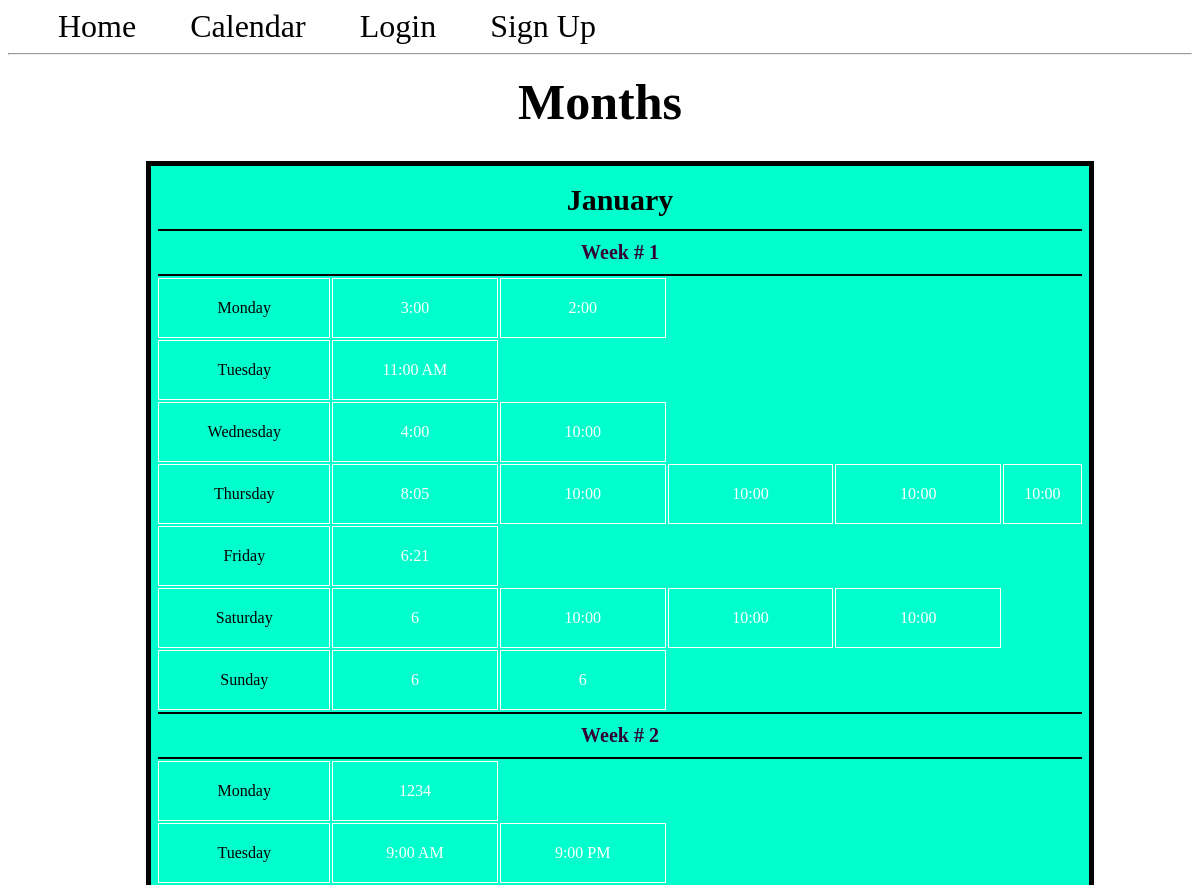
/months (upper part), run on an earlier commit of the app's database.
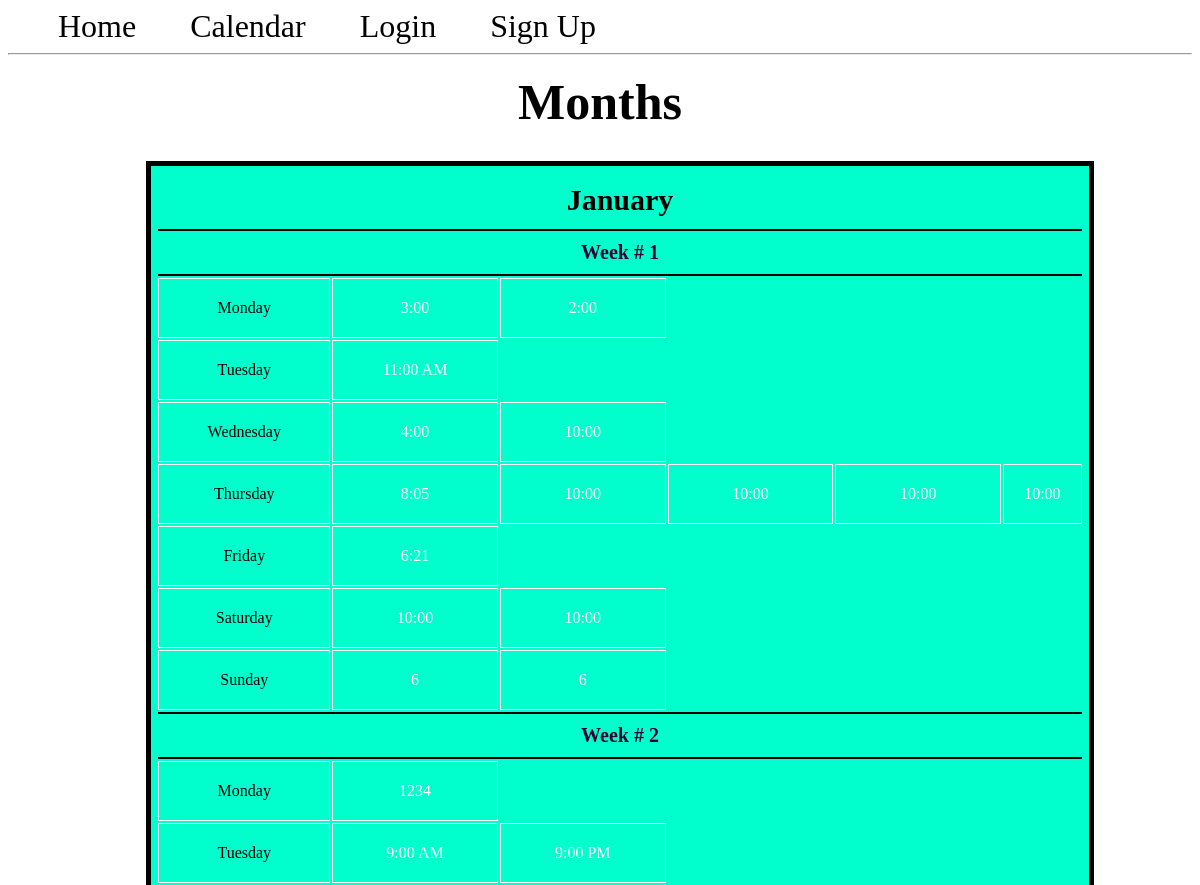
And on a later commit of the database.
### app.py (models this page shows, shortened)
class Month(db.Model):
  id = db.Column(db.Integer, primary_key=True)
  month = db.Column(db.String(100), nullable=False)
  weeks = db.relationship('Week', backref='month')

class Week(db.Model):
  id = db.Column(db.Integer, primary_key=True)
  month_id = db.Column(db.Integer, db.ForeignKey('month.id'))
  days = db.relationship('Day', backref='week')

class Day(db.Model):
  id = db.Column(db.Integer, primary_key=True)
  day = db.Column(db.String(100), nullable=False)
  week_id = db.Column(db.Integer, db.ForeignKey('week.id'))
  times = db.relationship('Time', backref='day')

class Time(db.Model):
  id = db.Column(db.Integer, primary_key=True)
  time = db.Column(db.String(100))
  day_id = db.Column(db.Integer, db.ForeignKey('day.id'))

### app.py (the view)
@app.route('/months')
def index():
  months = Month.query.all()
  return render_template('index.html', months=months)

### templates/index.html
{% extends 'base.html' %}
{% block content %}
  <h1 class ="title">{% block title %} Months {% endblock %}</h1>
  <div class="monthContainer">
    {% for month in months %}
      <table class ="month">
          <tr>
            <th class="monthTitle", colspan = "10">{{month.month}}</th>
          </tr>
          {% for week in month.weeks %}
            <tr>
              <th class ="week", colspan = "10">Week # {{week.id}}</th>
            </tr>
            {% for day in week.days %}
              <tr>
                  <td class="cells"> <a href="{{ url_for('display_day', day_id=day.id)}}">{{day.day}}</a></td>
                  {% for time in day.times %}
                    <td class="cells">{{time.time}}</td>
                  {% endfor %}
              </tr>
            {% endfor %}
          {% endfor %}
      </table>
    {% endfor %}
  </div>
{% endblock %}

### templates/base.html (shortened to what this page needs)
<!DOCTYPE html>
<html lang="en">
<head>
  <link rel="stylesheet" href="{{url_for('static', filename='base.css')}}"/>
</head>
<body>
  <nav>
      <a href="/">Home</a>
      <a href="{{ url_for('index') }}">Calendar</a>
      {% if not current_user.is_authenticated %}
        <a href="{{ url_for('login') }}">Login</a>
        <a href="{{ url_for('signup') }}">Sign Up</a>
      {% endif %}
  </nav>
  <hr>
  <div class="content">
    {% block content %}  {% endblock %}
  </div>
</body>
</html>

### static/base.css (style rules this page uses)
.title { text-align: center; margin: 10px; width: 100%; font-size: 50px; }
.content { width: 100%; display: flex; flex-direction: row; flex-wrap: wrap; }
.monthContainer { position: relative; margin: auto; width: 80%; }
.month { text-align: center; flex: 20%; padding: 5px; margin: 20px; width: 100%; background-color: #00ffcc; border: 5px solid black; }
.monthTitle { font-size: 30px; text-align: center; padding: 10px; }
.week { color: #330033; text-decoration: none; text-align: center; font-size: 20px; padding: 10px; border-top: 2px solid black; border-bottom: 2px solid black; }
a:link { text-decoration: none; color: black; }
td { border: 1px solid white; color: #FFFF; padding: 20px; }
.cells { width: 20%; }
nav a { color: #000066; font-size: 2em; margin-left: 50px; text-decoration: none; }
html { height: 100%; width: 100%; }

What changed in the data, as far as the page shows it:
removed Time: time "6", shown under Day "Saturday"
removed Time: time "10:00", shown under Day "Saturday"
